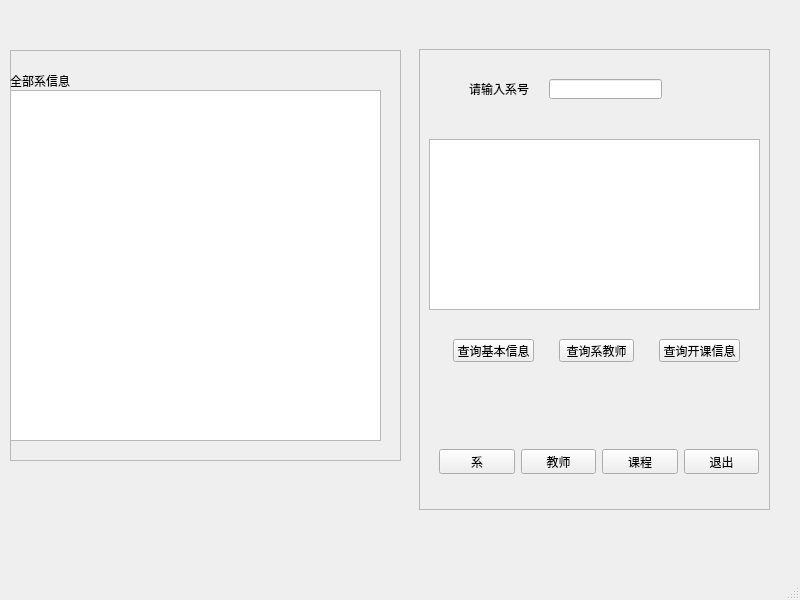
<?xml version="1.0" encoding="UTF-8"?>
<ui version="4.0">
 <class>admin</class>
 <widget class="QMainWindow" name="admin">
  <property name="geometry">
   <rect>
    <x>0</x>
    <y>0</y>
    <width>800</width>
    <height>600</height>
   </rect>
  </property>
  <property name="windowTitle">
   <string>教学管理系统--系</string>
  </property>
  <widget class="QWidget" name="centralwidget">
   <widget class="QFrame" name="frame">
    <property name="geometry">
     <rect>
      <x>10</x>
      <y>50</y>
      <width>391</width>
      <height>411</height>
     </rect>
    </property>
    <property name="frameShape">
     <enum>QFrame::StyledPanel</enum>
    </property>
    <property name="frameShadow">
     <enum>QFrame::Raised</enum>
    </property>
    <widget class="QLabel" name="label">
     <property name="geometry">
      <rect>
       <x>0</x>
       <y>20</y>
       <width>121</width>
       <height>21</height>
      </rect>
     </property>
     <property name="text">
      <string>全部系信息</string>
     </property>
    </widget>
    <widget class="QTextBrowser" name="textBrowser">
     <property name="geometry">
      <rect>
       <x>0</x>
       <y>40</y>
       <width>371</width>
       <height>351</height>
      </rect>
     </property>
     <property name="html">
      <string>&lt;!DOCTYPE HTML PUBLIC &quot;-//W3C//DTD HTML 4.0//EN&quot; &quot;http://www.w3.org/TR/REC-html40/strict.dtd&quot;&gt;
&lt;html&gt;&lt;head&gt;&lt;meta name=&quot;qrichtext&quot; content=&quot;1&quot; /&gt;&lt;style type=&quot;text/css&quot;&gt;
p, li { white-space: pre-wrap; }
&lt;/style&gt;&lt;/head&gt;&lt;body style=&quot; font-family:'SimSun'; font-size:9pt; font-weight:400; font-style:normal;&quot;&gt;
&lt;p style=&quot;-qt-paragraph-type:empty; margin-top:0px; margin-bottom:0px; margin-left:0px; margin-right:0px; -qt-block-indent:0; text-indent:0px;&quot;&gt;&lt;br /&gt;&lt;/p&gt;&lt;/body&gt;&lt;/html&gt;</string>
     </property>
    </widget>
   </widget>
   <widget class="QFrame" name="frame_2">
    <property name="geometry">
     <rect>
      <x>419</x>
      <y>49</y>
      <width>351</width>
      <height>461</height>
     </rect>
    </property>
    <property name="frameShape">
     <enum>QFrame::StyledPanel</enum>
    </property>
    <property name="frameShadow">
     <enum>QFrame::Raised</enum>
    </property>
    <widget class="QLabel" name="label_2">
     <property name="geometry">
      <rect>
       <x>50</x>
       <y>30</y>
       <width>71</width>
       <height>20</height>
      </rect>
     </property>
     <property name="text">
      <string>请输入系号</string>
     </property>
    </widget>
    <widget class="QTextBrowser" name="textBrowser_2">
     <property name="geometry">
      <rect>
       <x>10</x>
       <y>90</y>
       <width>331</width>
       <height>171</height>
      </rect>
     </property>
    </widget>
    <widget class="QLineEdit" name="lineEdit">
     <property name="geometry">
      <rect>
       <x>130</x>
       <y>30</y>
       <width>113</width>
       <height>20</height>
      </rect>
     </property>
    </widget>
    <widget class="QPushButton" name="pushButton_4">
     <property name="geometry">
      <rect>
       <x>34</x>
       <y>290</y>
       <width>81</width>
       <height>23</height>
      </rect>
     </property>
     <property name="text">
      <string>查询基本信息</string>
     </property>
    </widget>
    <widget class="QPushButton" name="pushButton_5">
     <property name="geometry">
      <rect>
       <x>140</x>
       <y>290</y>
       <width>75</width>
       <height>23</height>
      </rect>
     </property>
     <property name="text">
      <string>查询系教师</string>
     </property>
    </widget>
    <widget class="QPushButton" name="pushButton_6">
     <property name="geometry">
      <rect>
       <x>240</x>
       <y>290</y>
       <width>81</width>
       <height>23</height>
      </rect>
     </property>
     <property name="text">
      <string>查询开课信息</string>
     </property>
    </widget>
    <widget class="QWidget" name="layoutWidget">
     <property name="geometry">
      <rect>
       <x>20</x>
       <y>400</y>
       <width>320</width>
       <height>25</height>
      </rect>
     </property>
     <layout class="QHBoxLayout" name="horizontalLayout">
      <item>
       <widget class="QPushButton" name="pushButton_3">
        <property name="text">
         <string>系</string>
        </property>
       </widget>
      </item>
      <item>
       <widget class="QPushButton" name="pushButton_2">
        <property name="text">
         <string>教师</string>
        </property>
       </widget>
      </item>
      <item>
       <widget class="QPushButton" name="pushButton">
        <property name="text">
         <string>课程</string>
        </property>
       </widget>
      </item>
      <item>
       <widget class="QPushButton" name="pushButton_7">
        <property name="text">
         <string>退出</string>
        </property>
       </widget>
      </item>
     </layout>
    </widget>
   </widget>
  </widget>
  <widget class="QMenuBar" name="menubar">
   <property name="geometry">
    <rect>
     <x>0</x>
     <y>0</y>
     <width>800</width>
     <height>22</height>
    </rect>
   </property>
  </widget>
  <widget class="QStatusBar" name="statusbar"/>
 </widget>
 <resources/>
 <connections/>
</ui>
